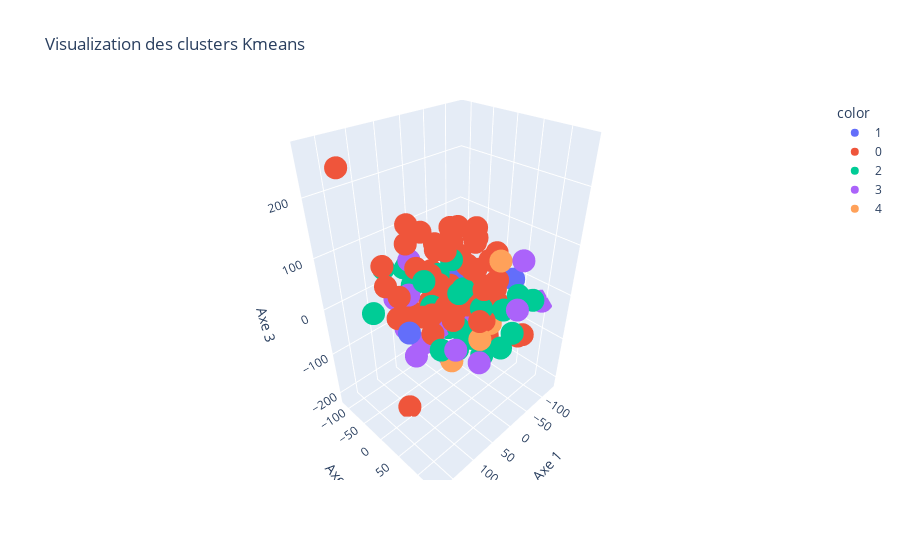

Notebook code for this chart:
### Code cell
import plotly.express as px
from sklearn.manifold import TSNE
from sklearn.feature_extraction.text import TfidfVectorizer

# Vectorize the job listings using TF-IDF
vectorizer = TfidfVectorizer()
X = vectorizer.fit_transform(cleaned_text)

# Apply t-SNE to reduce the dimensionality of the TF-IDF vectors to 3D
tsne = TSNE(n_components=3, random_state=42)
reduced_data = tsne.fit_transform(X.toarray())

# Assuming you have K-Means labels from the previous clustering
from sklearn.cluster import KMeans

kmeans = KMeans(n_clusters=5, random_state=42)
kmeans.fit(X)
labels = kmeans.labels_

# Create a 3D scatter plot using Plotly
fig = px.scatter_3d(
    reduced_data, 
    x=0, y=1, z=2, 
    color=labels.astype(str),  # Color points by their cluster labels
    title="Visualization des clusters Kmeans",
    labels={'0': 'Axe 1', '1': 'Axe 2', '2': 'Axe 3'},
    color_continuous_scale='Viridis'  # You can change this to another color scale
)

# Show the plot
fig.show()

### Figure 1 — Plotly figure (JSON) as saved in the notebook; plotly's stock layout.template omitted (floating-point values rounded to 4 significant figures)
{"data": [{"hovertemplate": "color=1<br>Axe 1=%{x}<br>Axe 2=%{y}<br>Axe 3=%{z}<extra></extra>", "legendgroup": "1", "marker": {"color": "#636efa", "symbol": "circle"}, "mode": "markers", "name": "1", "scene": "scene", "showlegend": true, "type": "scatter3d", "x": [-77.83, 123.4, -70.64, -44.33, -112.4], "y": [-63.11, 22.26, -24.85, -48.12, 41.22], "z": [14.47, -0.6652, 4.714, 4.899, -1.879]}, {"hovertemplate": "color=0<br>Axe 1=%{x}<br>Axe 2=%{y}<br>Axe 3=%{z}<extra></extra>", "legendgroup": "0", "marker": {"color": "#EF553B", "symbol": "circle"}, "mode": "markers", "name": "0", "scene": "scene", "showlegend": true, "type": "scatter3d", "x": [-68.7, -40.81, -14.34, 111.1, -90.86, 54.59, -54.24, -73.56, -102.2, 108.2, 97.45, 79.56, -27.62, 12.43, -45.33, -31.9, 43.81, 104.2, -0.2971, 59.6, 42.13, -5.295, 37.97, -70.66, -74.17, -100.3, -10.17, -67.91, 67.04, -35.25, -23.31, 76.01, -47.1, 2.975, -20.31, -47.83, -56.07, 64.17, -59.45, 58.15, 21.3, -45.94, 90.99, -55.78, 5.001, 38.61, -11.73, 176.5, 13.24, 43.86, 52.55, -5.471, -126.7, 38.53, -2.333, 96.55, -79.69, -109.4, -28.01, -28.01], "y": [-60.97, 9.475, -62.71, -13.3, 6.885, 18.96, -2.7, -34.77, -42.98, -10.8, -70.68, 4.464, -34.53, -43.08, -98.17, -95.38, 22.04, -29.92, -68.85, 6.181, -68.86, -16.99, -76.64, 36.85, -21.67, 4.777, 23.42, -96.47, -21.92, -56.68, 6.015, -37.32, -33.62, 41.8, -32.04, 4.574, 101.7, -48.21, 40.55, 109.2, 83.59, 117.8, -75.44, 33.01, -79.78, 34.66, 29.87, -34.72, -12.53, 23.32, 53.16, -71.53, -28.98, -19.79, 67.47, 46.47, 32.2, -0.4408, 66.9, 66.9], "z": [84.67, -0.1889, 57.49, 43.88, -21.47, 56.22, 109.1, -39.84, 55.56, -212.6, 69.3, -3.593, 79.03, -25.48, 43.51, -8.994, 114.7, -12.47, 14.19, -50.93, -55.01, 8.339, 121.1, 13.75, 65.49, 31.3, -16.62, -49.94, 73.97, -52.26, 53.01, -46.23, 45.11, 71.97, 111.2, 32.22, -68.15, 106.7, 76.18, 34.99, 62.21, -48.88, 23.43, -108.5, 93.68, -16.87, 122.3, 264.7, 91.74, 8.745, 22.19, -57.4, 1.96, 49.25, -21.95, 34.02, -42.45, -51.71, 30.61, 30.61]}, {"hovertemplate": "color=2<br>Axe 1=%{x}<br>Axe 2=%{y}<br>Axe 3=%{z}<extra></extra>", "legendgroup": "2", "marker": {"color": "#00cc96", "symbol": "circle"}, "mode": "markers", "name": "2", "scene": "scene", "showlegend": true, "type": "scatter3d", "x": [-76.72, -23.56, -8.391, -105.6, -25.85, 65.55, 94.75, 4.718, 71.79, 38.13, 10.13, 11.71, -3.97, 24.04, -71.09, -19.64, 34.98, -77.39, 115.4, 13.01, -43.69, 7.187, 61.83, 83.65, 13.34, 20.79], "y": [80.12, -87.25, 61.36, -83.83, -42.51, -112.8, 28.4, 24.36, 78.44, -68.39, -30.59, 21.24, 38.96, -109.1, -46.09, -15.8, -22.13, 110.2, -84.38, 138.0, 75.23, 113.8, 67.62, 51.88, 73.56, 12.54], "z": [-0.7283, -99.31, -109.8, -18.16, -116.2, 31.55, 85.98, 26.05, 77.64, 4.372, 31.9, -56.85, -80.34, 16.46, -87.99, -37.59, -19.62, 4.104, -25.62, 2.134, -17.57, -48.06, -45.67, -43.26, 16.13, 84.93]}, {"hovertemplate": "color=3<br>Axe 1=%{x}<br>Axe 2=%{y}<br>Axe 3=%{z}<extra></extra>", "legendgroup": "3", "marker": {"color": "#ab63fa", "symbol": "circle"}, "mode": "markers", "name": "3", "scene": "scene", "showlegend": true, "type": "scatter3d", "x": [-25.94, 67.93, -130.9, 93.76, 40.99, -100.1, 11.63, 21.86, 28.39, -49.42, 51.59, 16.5, -28.79, 28.62, 47.2, 68.11, 93.2], "y": [116.4, -43.14, 95.35, 94.51, -70.22, 67.84, -113.8, -34.93, 16.3, 0.2269, -30.33, -20.69, -2.758, 87.49, -83.8, -82.72, -0.9448], "z": [14.55, 10.86, -33.7, -8.868, 56.72, 54.35, -41.06, -105.7, -118.7, -71.78, -101.4, -74.92, -88.8, -85.05, -99.35, -17.58, -85.31]}, {"hovertemplate": "color=4<br>Axe 1=%{x}<br>Axe 2=%{y}<br>Axe 3=%{z}<extra></extra>", "legendgroup": "4", "marker": {"color": "#FFA15A", "symbol": "circle"}, "mode": "markers", "name": "4", "scene": "scene", "showlegend": true, "type": "scatter3d", "x": [-38.28, -14.11, 41.4, 56.89], "y": [52.63, 84.83, 97.29, 49.78], "z": [-57.43, 98.73, -18.28, -86.89]}], "layout": {"legend": {"title": {"text": "color"}, "tracegroupgap": 0}, "scene": {"domain": {"x": [0, 1], "y": [0, 1]}, "xaxis": {"title": {"text": "Axe 1"}}, "yaxis": {"title": {"text": "Axe 2"}}, "zaxis": {"title": {"text": "Axe 3"}}}, "title": {"text": "Visualization des clusters Kmeans"}}}
